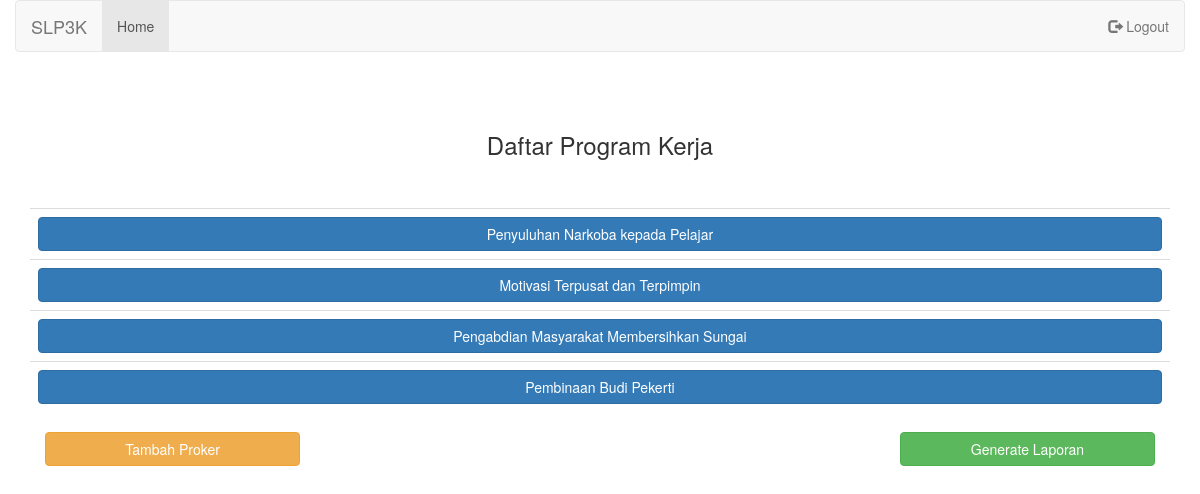
The page / on the database its author committed.
### tables this page shows
CREATE TABLE `tabelproker` (
  `idproker` int(20) NOT NULL,
  `namaproker` text NOT NULL,
  `tanggalmulai` date NOT NULL,
  `tanggalselesai` date NOT NULL,
  `deskripsi` text NOT NULL
);

### index.php (the view, shortened to what this page needs)
<?php
	global $conn;
	$sql = "SELECT * FROM tabelproker";
	$result = mysqli_query($conn,$sql);
?>
<html>
<head>
	<link rel="stylesheet" type="text/css" href="css/bootstrap.css">
</head>
<body>
	<div class ="container-fluid">
		<nav class="navbar navbar-default">
			<div class="container-fluid">
				<div class="navbar-header">
					<a class="navbar-brand" href="#">SLP3K</a>
				</div>
				<ul class="nav navbar-nav">
					<li class="active"><a href="index.php">Home</a></li>
				</ul>
				<ul class="nav navbar-nav navbar-right">
					<li><a href="#"><span class="glyphicon glyphicon-log-out"></span> Logout</a></li>
				</ul>
			</div>
		</nav>
		<br><br>
	<h3 class="text-center">Daftar Program Kerja</h2>
	</div>
	<br>
	 <br>
	 <div class="container">
		<div class="table-responsive">
		    <table id="productSizes" class="table">
		        <tbody>
					<?php
		        	while($row = $result->fetch_assoc()){
		        		echo '<tr>';
		        		echo '<td><a href=daftarprogres.php?idproker='.$row['idproker'].'><button type="button" class="btn btn-primary btn-block" data-toggle="modal" >'.$row['namaproker'].'</button></a></td>';
		        		echo '</tr>';
		        	}
					?>
		        </tbody>
		    </table>
		</div>
		<div class="col-xs-3">
			<a href="tambahproker.php"><button type="button" class="btn btn-warning btn-block " data-toggle="modal">Tambah Proker</button></a>
		</div>
		<div class="col-xs-3 pull-right">
			<a href="generatelaporan.php"><button type="button" class="btn btn-success btn-block" style="float:right" data-toggle="modal" data-target="#modalgenerator">Generate Laporan</button></a>
		</div>
 	</div>
</body>
</html>

### rows shown on the page
tabelproker: namaproker "Penyuluhan Narkoba kepada Pelajar"
tabelproker: namaproker "Motivasi Terpusat dan Terpimpin"
tabelproker: namaproker "Pengabdian Masyarakat Membersihkan Sungai"
tabelproker: namaproker "Pembinaan Budi Pekerti"
